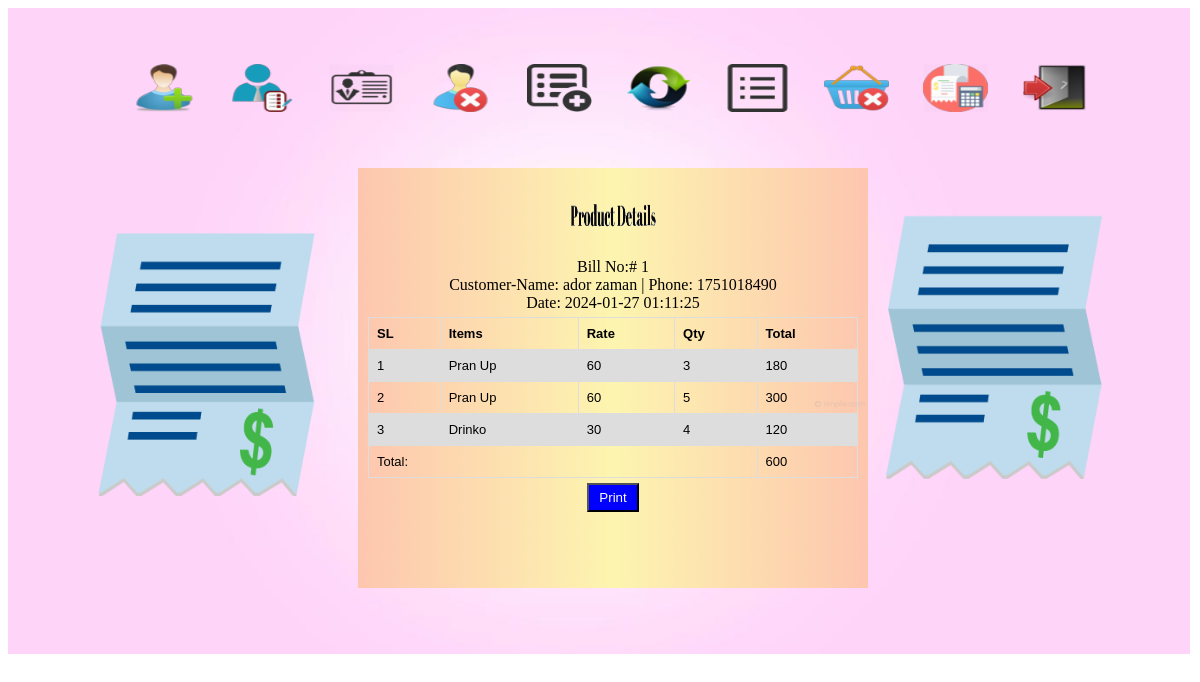
/View/slip.php?bill=1, run on the app's committed database.
### tables this page shows
CREATE TABLE `invoice` (
  `id` int(11) NOT NULL,
  `buyer_name` varchar(255) NOT NULL,
  `buyer_phone` int(11) NOT NULL,
  `items` varchar(25) NOT NULL,
  `qtys` varchar(25) NOT NULL,
  `prices` varchar(25) NOT NULL,
  `total` int(25) NOT NULL,
  `number` int(11) NOT NULL,
  `date` varchar(25) NOT NULL DEFAULT current_timestamp()
);

### Model/slip.php (called while the page is built)
<?php
    include('db.php');
    if(isset($_GET['bill'])){
        $id = $_GET['bill'];
        $sql="SELECT * FROM `invoice` WHERE `id` = '$id'";
        $query = mysqli_query($conn,$sql);
        $row = mysqli_fetch_row($query);
        $count =0;
        $name = $row['1'];
        $contact = $row['2'];
        $total = $row['6'];
        $items = explode(',',$row['3']);
        $qtys = explode(',',$row['4']);
        $prices =explode(',',$row['5']);
        $num = $row['7'];
        $date = $row['8'];
    }
?>

### View/slip.php (the view, shortened to what this page needs)
<!DOCTYPE html>
<html lang="en">
<head>
    <link rel="stylesheet" href="../style.css">
</head>
<body>
    <div class="main-container">
    <div class="menu">
        <ul>
            <li><a title="New Buyer" href="newbuyer.php"><img src="../img/new buyer.png" alt=""></a></li>
            <li><a title="Update Buyer" href="updatebuyer.php"><img src="../img/Update buyer.png" alt=""></a></li>
            <li><a title="Buyer Details" href="buyerdetails.php"><img src="../img/buyer Details.png" alt=""></a></li>
            <li><a title="Delete Buyer" href="deletebuyer.php"><img src="../img/delete buyer.png" alt=""></a></li>
            <li><a title="New Product" href="newproduct.php"><img src="../img/new product.png" alt=""></a></li>
            <li><a title="Update Product" href="updateproduct.php"><img src="../img/update product.png" alt=""></a></li>
            <li><a title="Details Product" href="productdetails.php"><img src="../img/details product.png" alt=""></a></li>
            <li><a title="Delete Product" href="deleteproduct.php"><img src="../img/delete product.png" alt=""></a></li>
            <li><a title="Bill Making" href="billmaking.php"><img src="../img/billing.png" alt=""></a></li>
            <li><a title="" href=""><img src="../img/logout.png" alt=""></a></li>
        </ul>
    </div>
       <div class="form-wrapper">
        <div class="title">
            <img src="../img/product details ani.gif" alt="">
        </div>
            <?php include('../model/slip.php');?>
            <div style="margin-bottom:5px;">
                <label for="">Bill No:# <?php echo $id?> </label> <br>
                <label for="">Customer-Name: <?php echo $name?> | </label>
                <label for="">Phone: <?php echo $contact?></label> <br>
                <label for="">Date: <?php echo $date?></label>
            </div>
            <table>
                <tr>
                    <th>SL</th>
                    <th>Items</th>
                    <th>Rate</th>
                    <th>Qty</th>
                    <th>Total</th>
                </tr>
                <?php for($i=0;$i<$num;$i++){ $count++;?>
                    <tr>
                        <td><?php echo $count;?></td>
                        <td><?php echo $items[$i]?></td>
                        <td><?php echo $prices[$i]?></td>
                        <td><?php echo $qtys[$i]?></td>
                        <td><?php echo $qtys[$i] * $prices[$i]?></td>
                    </tr>
                <?php }?>
                <tr>
                    <td colspan="4">Total: </td>
                    <td><?php echo $total;?></td>
                </tr>
            </table>
            <button class="print-btn">Print</button>
       </div>
    </div>
</body>
</html>

### style.css (style rules this page uses)
.main-container { width: 99%; background:url(img/home.PNG); background-size: cover; background-repeat: no-repeat; padding-top: 30px; padding-left: 10px; position: relative; }
.menu { width: 99%; height: 600px; margin: 0 auto; position: relative; }
.menu ul { text-align: center; margin-left: -20px; }
.menu ul li { display: inline-block; padding: 10px 10px; margin-right: 10px; }
.menu ul li a img { width: 65px; height: 48px; transition: 0.3s; }
.form-wrapper { background: url(img/billing\ background.png); background-size: contain; width: 490px; height: auto; margin: 0 auto; text-align: center; padding: 10px; position: absolute; top: 160px; left: 350px; min-height: 400px; }
.form-wrapper .title { display:flex; width: 60%; margin: 15px auto; }
.form-wrapper img { width: 100px; height: 50px; margin: 0 auto; }
table { font-family: arial, sans-serif; border-collapse: collapse; width:100%; }
td, th { border: 1px solid #dddddd; text-align: left; padding: 8px; font-size: 13px; }
tr:nth-child(even) { background-color: #dddddd; }
.save-btn,.print-btn { background:green; padding: 5px 10px; text-decoration: none; color: white; margin: 1%; }
.print-btn { background:blue; }

### data on the page
invoice: buyer_name "ador zaman", buyer_phone "1751018490", date "2024-01-27 01:11:25", items "Pran Up", prices "60", qtys "3", $qtys[$i] * $prices[$i] "180", qtys "5", $qtys[$i] * $prices[$i] "300", items "Drinko", prices "30", qtys "4", $qtys[$i] * $prices[$i] "120", total "600"

### other printed values
$id "1"
